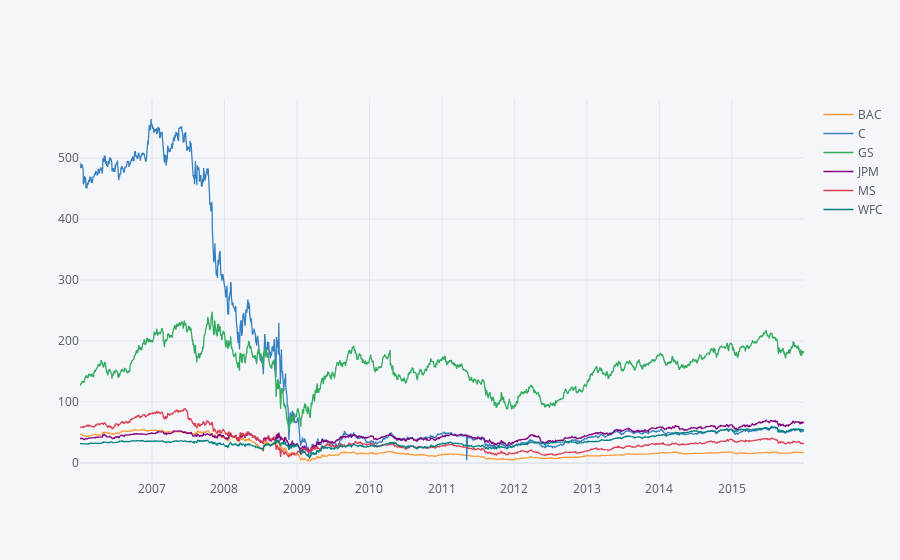

Notebook cell for this chart:
### Code cell
bank_stocks.xs('Close',level='Stock Info',axis=1).iplot()

### Figure 1 — Plotly figure (JSON) as saved in the notebook; plotly's stock layout.template omitted (floating-point values rounded to 4 significant figures; data arrays with more than 128 entries replaced by an {"elided": "..."} marker saying what was removed)
{"data": [{"line": {"color": "rgba(255, 153, 51, 1.0)", "dash": "solid", "shape": "linear", "width": 1.3}, "mode": "lines", "name": "BAC", "text": "", "type": "scatter", "x": {"elided": "2517 str values"}, "y": {"elided": "2517 float values"}}, {"line": {"color": "rgba(55, 128, 191, 1.0)", "dash": "solid", "shape": "linear", "width": 1.3}, "mode": "lines", "name": "C", "text": "", "type": "scatter", "x": {"elided": "2517 str values"}, "y": {"elided": "2517 float values"}}, {"line": {"color": "rgba(50, 171, 96, 1.0)", "dash": "solid", "shape": "linear", "width": 1.3}, "mode": "lines", "name": "GS", "text": "", "type": "scatter", "x": {"elided": "2517 str values"}, "y": {"elided": "2517 float values"}}, {"line": {"color": "rgba(128, 0, 128, 1.0)", "dash": "solid", "shape": "linear", "width": 1.3}, "mode": "lines", "name": "JPM", "text": "", "type": "scatter", "x": {"elided": "2517 str values"}, "y": {"elided": "2517 float values"}}, {"line": {"color": "rgba(219, 64, 82, 1.0)", "dash": "solid", "shape": "linear", "width": 1.3}, "mode": "lines", "name": "MS", "text": "", "type": "scatter", "x": {"elided": "2517 str values"}, "y": {"elided": "2517 float values"}}, {"line": {"color": "rgba(0, 128, 128, 1.0)", "dash": "solid", "shape": "linear", "width": 1.3}, "mode": "lines", "name": "WFC", "text": "", "type": "scatter", "x": {"elided": "2517 str values"}, "y": {"elided": "2517 float values"}}], "layout": {"legend": {"bgcolor": "#F5F6F9", "font": {"color": "#4D5663"}}, "paper_bgcolor": "#F5F6F9", "plot_bgcolor": "#F5F6F9", "title": {"font": {"color": "#4D5663"}}, "xaxis": {"gridcolor": "#E1E5ED", "showgrid": true, "tickfont": {"color": "#4D5663"}, "title": {"font": {"color": "#4D5663"}, "text": ""}, "zerolinecolor": "#E1E5ED"}, "yaxis": {"gridcolor": "#E1E5ED", "showgrid": true, "tickfont": {"color": "#4D5663"}, "title": {"font": {"color": "#4D5663"}, "text": ""}, "zerolinecolor": "#E1E5ED"}}}
